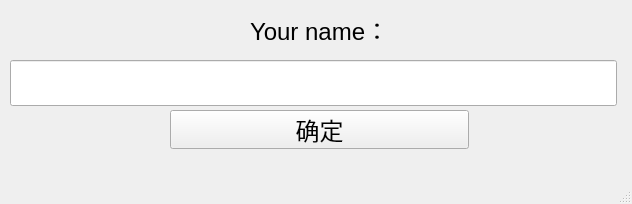
<?xml version="1.0" encoding="UTF-8"?>
<ui version="4.0">
 <class>WindowUser</class>
 <widget class="QMainWindow" name="WindowUser">
  <property name="geometry">
   <rect>
    <x>0</x>
    <y>0</y>
    <width>632</width>
    <height>204</height>
   </rect>
  </property>
  <property name="minimumSize">
   <size>
    <width>632</width>
    <height>204</height>
   </size>
  </property>
  <property name="maximumSize">
   <size>
    <width>632</width>
    <height>204</height>
   </size>
  </property>
  <property name="windowTitle">
   <string>设置姓名</string>
  </property>
  <widget class="QWidget" name="centralwidget">
   <widget class="QWidget" name="layoutWidget">
    <property name="geometry">
     <rect>
      <x>10</x>
      <y>60</y>
      <width>607</width>
      <height>46</height>
     </rect>
    </property>
    <layout class="QHBoxLayout" name="horizontalLayout">
     <item>
      <widget class="QLineEdit" name="lineEdit_name">
       <property name="sizePolicy">
        <sizepolicy hsizetype="Preferred" vsizetype="Preferred">
         <horstretch>0</horstretch>
         <verstretch>0</verstretch>
        </sizepolicy>
       </property>
       <property name="font">
        <font>
         <pointsize>18</pointsize>
        </font>
       </property>
       <property name="text">
        <string/>
       </property>
       <property name="alignment">
        <set>Qt::AlignCenter</set>
       </property>
      </widget>
     </item>
    </layout>
   </widget>
   <widget class="QLabel" name="label">
    <property name="geometry">
     <rect>
      <x>250</x>
      <y>10</y>
      <width>151</width>
      <height>39</height>
     </rect>
    </property>
    <property name="font">
     <font>
      <pointsize>18</pointsize>
     </font>
    </property>
    <property name="text">
     <string>Your name：</string>
    </property>
   </widget>
   <widget class="QPushButton" name="btn_confirm">
    <property name="geometry">
     <rect>
      <x>170</x>
      <y>110</y>
      <width>299</width>
      <height>39</height>
     </rect>
    </property>
    <property name="font">
     <font>
      <pointsize>18</pointsize>
     </font>
    </property>
    <property name="text">
     <string>确定</string>
    </property>
   </widget>
  </widget>
  <widget class="QMenuBar" name="menubar">
   <property name="geometry">
    <rect>
     <x>0</x>
     <y>0</y>
     <width>632</width>
     <height>26</height>
    </rect>
   </property>
  </widget>
  <widget class="QStatusBar" name="statusbar"/>
 </widget>
 <resources/>
 <connections/>
</ui>
